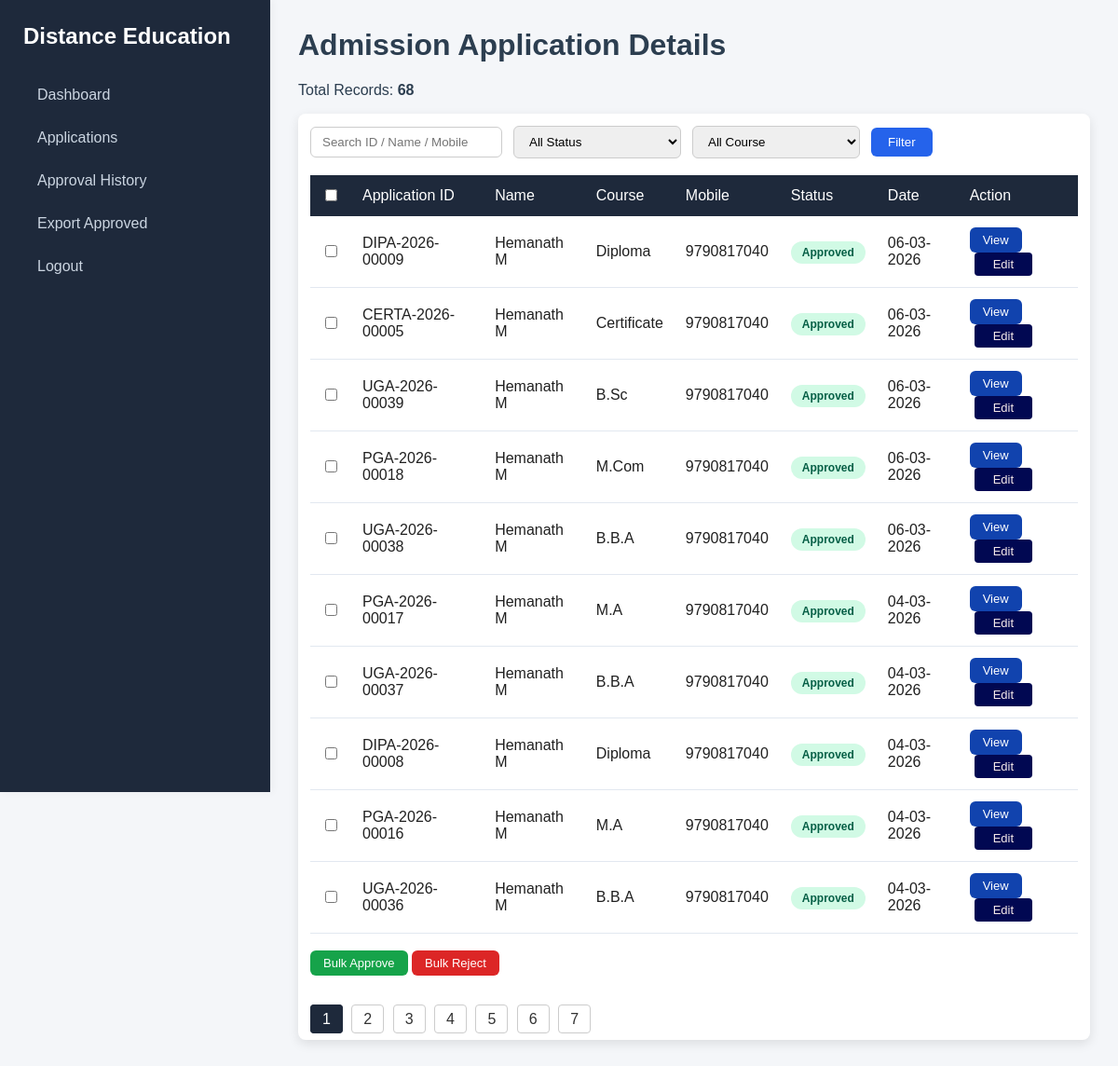
Screenshot of /admin/admission/list.php (signed in) with the database file from the repository.
### tables this page shows
CREATE TABLE `records` (
  `id` int(11) NOT NULL,
  `application_no` varchar(30) NOT NULL,
  `course_type` varchar(20) DEFAULT NULL,
  `foundation_lang` varchar(50) DEFAULT NULL,
  `programme_name` varchar(150) DEFAULT NULL,
  `main_subject` varchar(150) DEFAULT NULL,
  `medium` varchar(20) DEFAULT NULL,
  `differently_abled` varchar(5) DEFAULT NULL,
  `photo` varchar(255) DEFAULT NULL,
  `disability_certificate` varchar(255) DEFAULT NULL,
  `name` varchar(150) NOT NULL,
  `street` varchar(200) NOT NULL,
  `town` varchar(100) NOT NULL,
  `state` varchar(100) NOT NULL,
  `district` varchar(100) NOT NULL,
  `pincode` varchar(10) NOT NULL,
  `phone` varchar(15) DEFAULT NULL,
  `mobile` varchar(15) NOT NULL,
  `name_english` varchar(150) NOT NULL,
  `name_tamil` varchar(150) NOT NULL,
  `dob` date NOT NULL,
  `age` int(11) NOT NULL,
  `guardian_name` varchar(150) NOT NULL,
  `aadhaar` varchar(14) DEFAULT NULL,
  `nationality` varchar(50) DEFAULT NULL,
  `religion` varchar(100) DEFAULT NULL,
  `mother_tongue` varchar(100) DEFAULT NULL,
  `blood_group` varchar(5) DEFAULT NULL,
  `community` varchar(20) DEFAULT NULL,
  `caste` varchar(100) DEFAULT NULL,
  `employment_status` varchar(10) DEFAULT NULL,
  `employment_type` varchar(150) DEFAULT NULL,
  `other_course` varchar(10) DEFAULT NULL,
  `other_course_details` varchar(255) DEFAULT NULL,
  `defence_personnel` tinyint(1) DEFAULT 0,
  `ex_servicemen` tinyint(1) DEFAULT 0,
  `sslc_school` varchar(150) DEFAULT NULL,
  `sslc_board` varchar(150) DEFAULT NULL,
  `sslc_pass_year` varchar(20) DEFAULT NULL,
  `sslc_reg_no` varchar(50) DEFAULT NULL,
  `sslc_grade` varchar(50) DEFAULT NULL,
  `sslc_max_marks` varchar(20) DEFAULT NULL,
  `hsc_school` varchar(150) DEFAULT NULL,
  `hsc_board` varchar(150) DEFAULT NULL,
  `hsc_pass_year` varchar(20) DEFAULT NULL,
  `hsc_reg_no` varchar(50) DEFAULT NULL,
  `hsc_grade` varchar(50) DEFAULT NULL,
  `hsc_max_marks` varchar(20) DEFAULT NULL,
  `abc_status` varchar(10) DEFAULT NULL,
  `abc_id` varchar(12) DEFAULT NULL,
  `sslc_file` varchar(255) DEFAULT NULL,
  `hsc_file` varchar(255) DEFAULT NULL,
  `ug_file` varchar(255) DEFAULT NULL,
  `tc_file` varchar(255) DEFAULT NULL,
  `migration_file` varchar(255) DEFAULT NULL,
  `undertaking_file` varchar(255) DEFAULT NULL,
  `enclosures` text DEFAULT NULL,
  `created_at` timestamp NOT NULL DEFAULT current_timestamp(),
  `dip_school` varchar(200) DEFAULT NULL,
  `dip_board` varchar(200) DEFAULT NULL,
  `dip_pass_year` varchar(10) DEFAULT NULL,
  `dip_reg_no` varchar(50) DEFAULT NULL,
  `dip_grade` varchar(50) DEFAULT NULL,
  `dip_max_marks` varchar(50) DEFAULT NULL,
  `ug_school` varchar(200) DEFAULT NULL,
  `ug_board` varchar(200) DEFAULT NULL,
  `ug_pass_year` varchar(10) DEFAULT NULL,
  `ug_reg_no` varchar(50) DEFAULT NULL,
  `ug_grade` varchar(50) DEFAULT NULL,
  `ug_max_marks` varchar(50) DEFAULT NULL,
  `mother_name` varchar(100) NOT NULL,
  `email` varchar(150) NOT NULL,
  `defence_ward` varchar(50) DEFAULT NULL,
  `status` varchar(20) DEFAULT 'Pending',
  `staff_remark` text DEFAULT NULL,
  `processed_by` varchar(100) DEFAULT NULL,
  `processed_at` datetime DEFAULT NULL,
  `enrollment_no` varchar(30) DEFAULT NULL,
  `course_code` varchar(10) DEFAULT NULL,
  `course_id` int(11) DEFAULT NULL
);

### admin/admission/list.php (the view, shortened to what this page needs)
<?php
require_once "../../db.php";
$search = $_GET['search'] ?? '';
$status = $_GET['status'] ?? '';
$type   = $_GET['type'] ?? '';
$page   = isset($_GET['page']) ? (int)$_GET['page'] : 1;
$limit = 10;
$start = ($page - 1) * $limit;
$where = " WHERE 1=1 ";
$params = [];
$types = "";
$countSql = "SELECT COUNT(*) as c FROM records $where";
$countStmt = $conn->prepare($countSql);
$countStmt->execute();
$totalRows = $countStmt->get_result()->fetch_assoc()['c'];
$totalPages = ceil($totalRows / $limit);
$sql = "
SELECT id, application_no, name, course_type, programme_name,
mobile, status, created_at
FROM records
$where
ORDER BY created_at DESC
LIMIT ?,?
";
$stmt = $conn->prepare($sql);
if(!empty($params)){
    $types .= "ii";
    $params[] = $start;
    $params[] = $limit;
    $stmt->bind_param($types, ...$params);
}else{
    $stmt->bind_param("ii", $start, $limit);
}
$stmt->execute();
$result = $stmt->get_result();
?>
<!DOCTYPE html>
<html>
<head>
<link rel="stylesheet" href="../assets/style.css">
</head>
<body>
<div class="sidebar">
<h2>Distance Education</h2>
<a href="../dashboard.php">Dashboard</a>
<a href="list.php">Applications</a>
<a href="history.php">Approval History</a>
<a href="export.php">Export Approved</a>
<a href="../logout.php">Logout</a>
</div>
<div class="main">
<h1>Admission Application Details</h1>
<p>Total Records: <strong><?php echo $totalRows; ?></strong></p>
<div class="card white">
<form method="GET" class="filter-form">
<input type="text" name="search" placeholder="Search ID / Name / Mobile"
value="<?php echo htmlspecialchars($search); ?>">
<select name="status">
<option value="">All Status</option>
</select>
<select name="type">
<option value="">All Course</option>
</select>
<button type="submit">Filter</button>
</form>
<br>
<form method="POST">
<table class="data-table">
<thead>
<tr>
<th><input type="checkbox" onclick="toggleSelectAll(this)"></th>
<th>Application ID</th>
<th>Name</th>
<th>Course</th>
<th>Mobile</th>
<th>Status</th>
<th>Date</th>
<th>Action</th>
</tr>
</thead>
<tbody>
<?php while($row = $result->fetch_assoc()): ?>
<tr>
<td><input type="checkbox" name="ids[]" value="<?php echo $row['id']; ?>"></td>
<td><?php echo $row['application_no']; ?></td>
<td><?php echo $row['name']; ?></td>
<td><?php echo $row['programme_name']; ?></td>
<td><?php echo $row['mobile']; ?></td>
<td>
<?php
if($row['status']=="Pending")
echo "<span class='badge pending'>Pending</span>";
elseif($row['status']=="Approved")
echo "<span class='badge approved'>Approved</span>";
else
echo "<span class='badge rejected'>Rejected</span>";
?>
</td>
<td><?php echo date("d-m-Y", strtotime($row['created_at'])); ?></td>
<td>
<a class="btn view" href="view.php?id=<?php echo $row['id']; ?>">View</a>
<a class="btn edit"
href="edit.php?id=<?php echo $row['id']; ?>">
Edit
</a>
</td>
</tr>
<?php endwhile; ?>
</tbody>
</table>
<br>
<button name="bulk_action" value="approve" class="btn approve">
Bulk Approve
</button>
<button name="bulk_action" value="reject" class="btn reject">
Bulk Reject
</button>
</form>
<br>
<div class="pagination">
<?php for($i=1;$i<=$totalPages;$i++): ?>
<a class="<?php echo ($i==$page)?'active':''; ?>"
href="?page=<?php echo $i; ?>&search=<?php echo $search; ?>&status=<?php echo $status; ?>&type=<?php echo $type; ?>">
<?php echo $i; ?>
</a>
<?php endfor; ?>
</div>
</div>
</div>
</body>
</html>

### admin/assets/style.css (style rules this page uses)
body { margin:0; font-family: "Segoe UI", Arial, sans-serif; background:#f4f6f9; color:#2c3e50; }
h1,h2,h3 { margin-top:0; font-weight:600; }
.sidebar { width:240px; height:100vh; position:fixed; background:#1e293b; padding:25px; box-shadow:2px 0 8px rgba(0,0,0,0.05); }
.sidebar h2 { color:#fff; margin-bottom:30px; }
.sidebar a { display:block; padding:10px 15px; margin-bottom:8px; color:#cbd5e1; text-decoration:none; border-radius:6px; transition:0.3s; }
.main { margin-left:290px; padding:30px; }
.card { background:#fff; padding:25px; border-radius:10px; box-shadow:0 4px 12px rgba(0,0,0,0.06); margin-bottom:25px; }
.filter-form { display:flex; gap:12px; flex-wrap:wrap; align-items:center; }
.filter-form input, .filter-form select { padding:8px 12px; border:1px solid #ccc; border-radius:6px; min-width:180px; transition:0.3s; }
.filter-form button { padding:8px 18px; background:#2563eb; color:white; border:none; border-radius:6px; cursor:pointer; transition:0.3s; }
.data-table { width:100%; border-collapse:collapse; background:#fff; }
.data-table th { background:#1e293b; color:#fff; padding:12px; text-align:left; font-weight:500; }
.data-table td { padding:12px; border-bottom:1px solid #e2e8f0; }
.badge { padding:5px 12px; border-radius:20px; font-size:12px; font-weight:600; }
.approved { background:#d1fae5; color:#065f46; }
.btn { padding:6px 14px; border-radius:6px; text-decoration:none; font-size:13px; cursor:pointer; transition:0.3s; display:inline-block; }
.btn.view { background:#1143ae; color:white; }
.btn.edit { background:#010852; color:#f5e9e9; padding:5px 20px; text-decoration:none; border-radius:4px; margin-left:5px; }
.btn.approve { background:#16a34a; color:white; border:none; }
.btn.reject { background:#dc2626; color:white; border:none; }
.pagination { margin-top:20px; }
.pagination a { padding:6px 12px; border:1px solid #ccc; margin-right:5px; text-decoration:none; color:#333; border-radius:4px; transition:0.3s; }
.pagination .active { background:#1e293b; color:white; border-color:#1e293b; }
.card { padding:13px; border-radius:8px; min-height:40px; color:rgb(32, 32, 32); box-shadow:0 4px 12px rgba(0,0,0,0.1); }
body { margin:0; font-family:Arial; }

### rows the page displays
records: application_no "DIPA-2026-00009", name "Hemanath M", programme_name "Diploma", mobile "9790817040", status "Approved", created_at "06-03-2026"
records: application_no "CERTA-2026-00005", name "Hemanath M", programme_name "Certificate", mobile "9790817040", status "Approved", created_at "06-03-2026"
records: application_no "UGA-2026-00039", name "Hemanath M", programme_name "B.Sc", mobile "9790817040", status "Approved", created_at "06-03-2026"
records: application_no "PGA-2026-00018", name "Hemanath M", programme_name "M.Com", mobile "9790817040", status "Approved", created_at "06-03-2026"
records: application_no "UGA-2026-00038", name "Hemanath M", programme_name "B.B.A", mobile "9790817040", status "Approved", created_at "06-03-2026"
records: application_no "PGA-2026-00017", name "Hemanath M", programme_name "M.A", mobile "9790817040", status "Approved", created_at "04-03-2026"
records: application_no "UGA-2026-00037", name "Hemanath M", programme_name "B.B.A", mobile "9790817040", status "Approved", created_at "04-03-2026"
records: application_no "DIPA-2026-00008", name "Hemanath M", programme_name "Diploma", mobile "9790817040", status "Approved", created_at "04-03-2026"
records: application_no "PGA-2026-00016", name "Hemanath M", programme_name "M.A", mobile "9790817040", status "Approved", created_at "04-03-2026"
records: application_no "UGA-2026-00036", name "Hemanath M", programme_name "B.B.A", mobile "9790817040", status "Approved", created_at "04-03-2026"

### other values shown
$totalRows "68"
